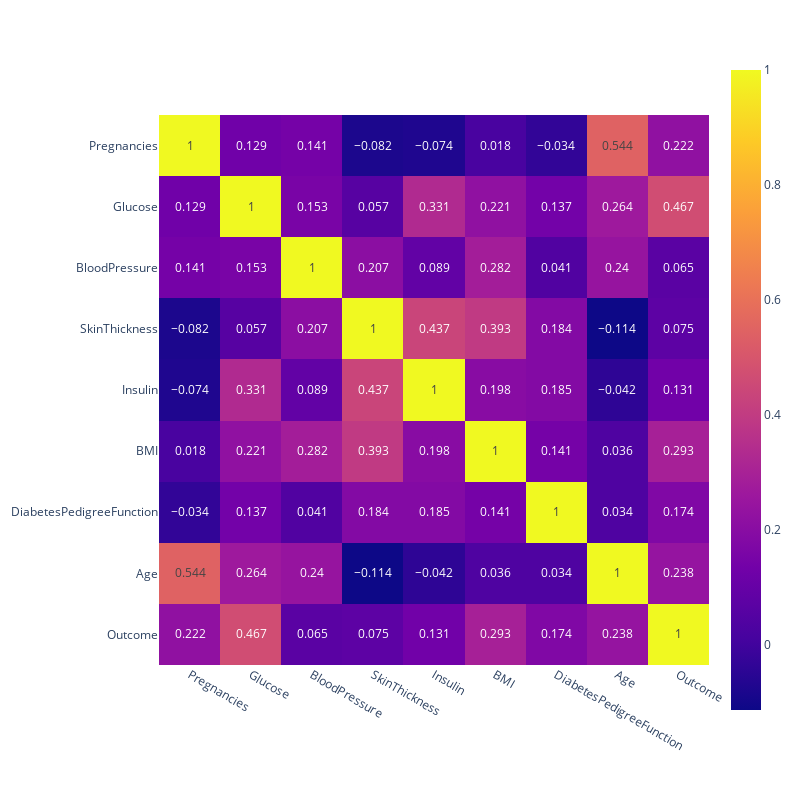

Notebook source saved alongside this figure:
### Code cell
# b) Data visualizations
pltly.imshow(df.corr().round(3), text_auto=True, width=800, height=800, )

### Figure 1 — Plotly figure (JSON) as saved in the notebook; plotly's stock layout.template omitted (floating-point values rounded to 4 significant figures)
{"data": [{"coloraxis": "coloraxis", "hovertemplate": "x: %{x}<br>y: %{y}<br>color: %{z}<extra></extra>", "name": "0", "texttemplate": "%{z}", "type": "heatmap", "x": ["Pregnancies", "Glucose", "BloodPressure", "SkinThickness", "Insulin", "BMI", "DiabetesPedigreeFunction", "Age", "Outcome"], "xaxis": "x", "y": ["Pregnancies", "Glucose", "BloodPressure", "SkinThickness", "Insulin", "BMI", "DiabetesPedigreeFunction", "Age", "Outcome"], "yaxis": "y", "z": [[1, 0.129, 0.141, -0.082, -0.074, 0.018, -0.034, 0.544, 0.222], [0.129, 1, 0.153, 0.057, 0.331, 0.221, 0.137, 0.264, 0.467], [0.141, 0.153, 1, 0.207, 0.089, 0.282, 0.041, 0.24, 0.065], [-0.082, 0.057, 0.207, 1, 0.437, 0.393, 0.184, -0.114, 0.075], [-0.074, 0.331, 0.089, 0.437, 1, 0.198, 0.185, -0.042, 0.131], [0.018, 0.221, 0.282, 0.393, 0.198, 1, 0.141, 0.036, 0.293], [-0.034, 0.137, 0.041, 0.184, 0.185, 0.141, 1, 0.034, 0.174], [0.544, 0.264, 0.24, -0.114, -0.042, 0.036, 0.034, 1, 0.238], [0.222, 0.467, 0.065, 0.075, 0.131, 0.293, 0.174, 0.238, 1]]}], "layout": {"coloraxis": {"colorscale": [[0, "#0d0887"], [0.1111, "#46039f"], [0.2222, "#7201a8"], [0.3333, "#9c179e"], [0.4444, "#bd3786"], [0.5556, "#d8576b"], [0.6667, "#ed7953"], [0.7778, "#fb9f3a"], [0.8889, "#fdca26"], [1, "#f0f921"]]}, "height": 800, "margin": {"t": 60}, "width": 800, "xaxis": {"anchor": "y", "constrain": "domain", "domain": [0, 1], "scaleanchor": "y"}, "yaxis": {"anchor": "x", "autorange": "reversed", "constrain": "domain", "domain": [0, 1]}}}
